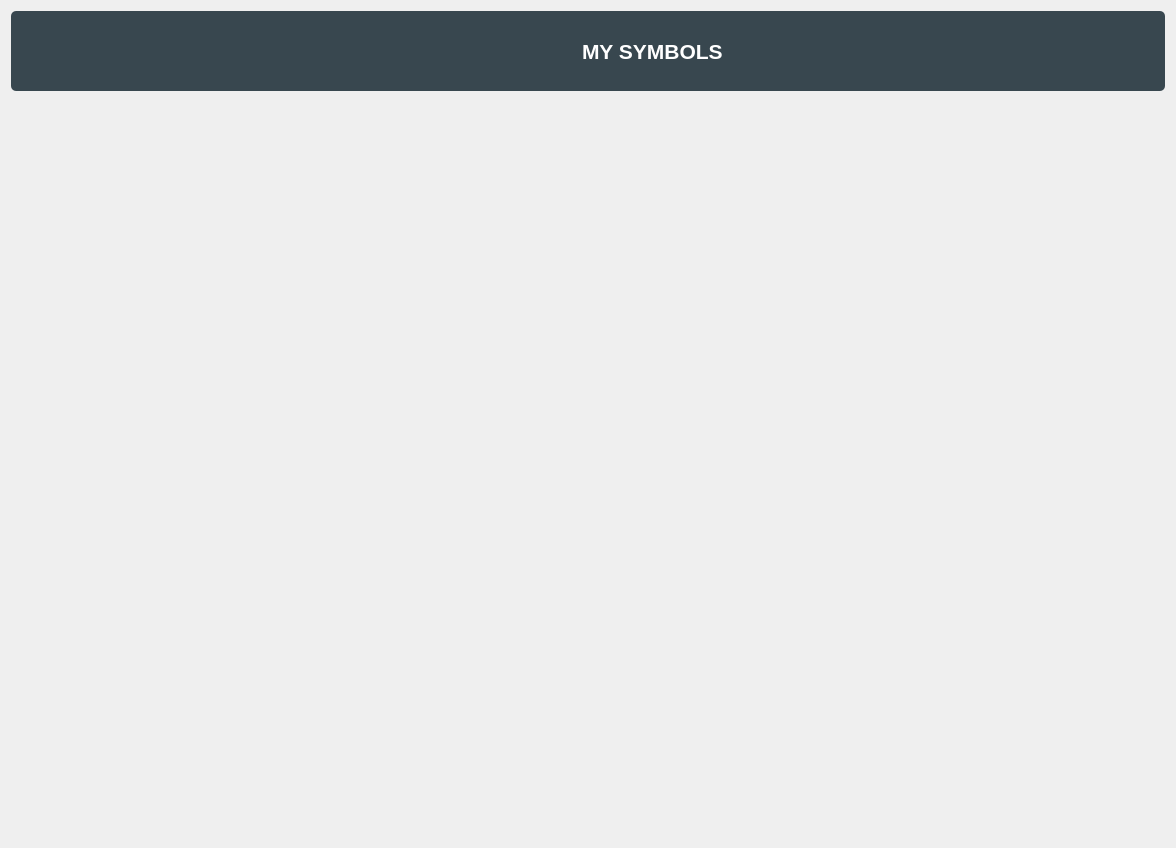
<?xml version="1.0" encoding="UTF-8"?>
<ui version="4.0">
 <class>Form</class>
 <widget class="QWidget" name="Form">
  <property name="geometry">
   <rect>
    <x>0</x>
    <y>0</y>
    <width>1176</width>
    <height>848</height>
   </rect>
  </property>
  <property name="windowTitle">
   <string>Form</string>
  </property>
  <property name="styleSheet">
   <string notr="true">
QMainWindow {
    background-color:#d4dbdf;
}
QPushButton, QToolButton, QCommandLinkButton{
    padding: 0 5px 0 5px;
    border-style: solid;
    border-top-color: qlineargradient(spread:pad, x1:0, y1:0, x2:0, y2:1, stop:0 #c1c9cf, stop:1 #d2d8dd);
    border-right-color: qlineargradient(spread:pad, x1:1, y1:0, x2:0, y2:0, stop:0 #c1c9cf, stop:1 #d2d8dd);
    border-bottom-color: qlineargradient(spread:pad, x1:0, y1:1, x2:0, y2:0, stop:0 #c1c9cf, stop:1 #d2d8dd);
    border-left-color: qlineargradient(spread:pad, x1:0, y1:0, x2:1, y2:0, stop:0 #c1c9cf, stop:1 #d2d8dd);
    border-width: 2px;
    border-radius: 8px;
    color: #616161;
    font-weight: bold;
    background-color: qlineargradient(spread:pad, x1:0.5, y1:0, x2:0.5, y2:1, stop:0 #fbfdfd, stop:0.5 #ffffff, stop:1 #fbfdfd);
}
QPushButton::default, QToolButton::default, QCommandLinkButton::default{
    border: 2px solid transparent;
    color: #FFFFFF;
    background-color: qlineargradient(spread:pad, x1:0.5, y1:0, x2:0.5, y2:1, stop:0 #84afe5, stop:1 #1168e4);
}
QPushButton:hover, QToolButton:hover, QCommandLinkButton:hover{
    color: #3d3d3d;
}
QPushButton:pressed, QToolButton:pressed, QCommandLinkButton:pressed{
    color: #aeaeae;
    background-color: qlineargradient(spread:pad, x1:0.5, y1:0, x2:0.5, y2:1, stop:0 #ffffff, stop:0.5 #fbfdfd, stop:1 #ffffff);
}
QPushButton:disabled, QToolButton:disabled, QCommandLinkButton:disabled{
    color: #616161;
    background-color: qlineargradient(spread:pad, x1:0.5, y1:0, x2:0.5, y2:1, stop:0 #dce7eb, stop:0.5 #e0e8eb, stop:1 #dee7ec);
}
QLineEdit, QTextEdit, QPlainTextEdit, QSpinBox, QDoubleSpinBox, QTimeEdit, QDateEdit, QDateTimeEdit {
    border-width: 2px;
    border-radius: 8px;
    border-style: solid;
    border-top-color: qlineargradient(spread:pad, x1:0.5, y1:1, x2:0.5, y2:0, stop:0 #c1c9cf, stop:1 #d2d8dd);
    border-right-color: qlineargradient(spread:pad, x1:0, y1:0, x2:1, y2:0, stop:0 #c1c9cf, stop:1 #d2d8dd);
    border-bottom-color: qlineargradient(spread:pad, x1:0.5, y1:0, x2:0.5, y2:1, stop:0 #c1c9cf, stop:1 #d2d8dd);
    border-left-color: qlineargradient(spread:pad, x1:1, y1:0, x2:0, y2:0, stop:0 #c1c9cf, stop:1 #d2d8dd);
    background-color: #f4f4f4;
    color: #3d3d3d;
}
QLineEdit:focus, QTextEdit:focus, QPlainTextEdit:focus, QSpinBox:focus, QDoubleSpinBox:focus, QTimeEdit:focus, QDateEdit:focus, QDateTimeEdit:focus {
    border-width: 2px;
    border-radius: 8px;
    border-style: solid;
    border-top-color: qlineargradient(spread:pad, x1:0.5, y1:1, x2:0.5, y2:0, stop:0 #85b7e3, stop:1 #9ec1db);
    border-right-color: qlineargradient(spread:pad, x1:0, y1:0, x2:1, y2:0, stop:0 #85b7e3, stop:1 #9ec1db);
    border-bottom-color: qlineargradient(spread:pad, x1:0.5, y1:0, x2:0.5, y2:1, stop:0 #85b7e3, stop:1 #9ec1db);
    border-left-color: qlineargradient(spread:pad, x1:1, y1:0, x2:0, y2:0, stop:0 #85b7e3, stop:1 #9ec1db);
    background-color: #f4f4f4;
    color: #3d3d3d;
}
QLineEdit:disabled, QTextEdit:disabled, QPlainTextEdit:disabled, QSpinBox:disabled, QDoubleSpinBox:disabled, QTimeEdit:disabled, QDateEdit:disabled, QDateTimeEdit:disabled {
    color: #b9b9b9;
}
QSpinBox::up-button, QDoubleSpinBox::up-button, QTimeEdit::up-button, QDateEdit::up-button, QDateTimeEdit::up-button {
    subcontrol-origin: padding;
    subcontrol-position: top right;
    width: 15px;
    color: #272727;
    border-left-width: 1px;
    border-left-color: darkgray;
    border-left-style: solid;
    border-top-right-radius: 3px;
    padding: 3px;
}
QSpinBox::down-button, QDoubleSpinBox::down-button, QTimeEdit::down-button, QDateEdit::down-button, QDateTimeEdit::down-button {
    subcontrol-origin: padding;
    subcontrol-position: bottom right;
    width: 15px;
    color: #272727;
    border-left-width: 1px;
    border-left-color: darkgray;
    border-left-style: solid;
    border-bottom-right-radius: 3px;
    padding: 3px;
}
QSpinBox::up-button:pressed, QDoubleSpinBox::up-button:pressed, QTimeEdit::up-button:pressed, QDateEdit::up-button:pressed, QDateTimeEdit::up-button:pressed {
    color: #aeaeae;
    background-color: qlineargradient(spread:pad, x1:0.5, y1:0, x2:0.5, y2:1, stop:0 #ffffff, stop:0.5 #fbfdfd, stop:1 #ffffff);
}
QSpinBox::down-button:pressed, QDoubleSpinBox::down-button:pressed, QTimeEdit::down-button:pressed, QDateEdit::down-button:pressed, QDateTimeEdit::down-button:pressed {
    color: #aeaeae;
    background-color: qlineargradient(spread:pad, x1:0.5, y1:0, x2:0.5, y2:1, stop:0 #ffffff, stop:0.5 #fbfdfd, stop:1 #ffffff);
}
QSpinBox::up-button:hover, QDoubleSpinBox::up-button:hover, QTimeEdit::up-button:hover, QDateEdit::up-button:hover, QDateTimeEdit::up-button:hover {
    color: #FFFFFF;
    border-top-right-radius: 5px;
    background-color: qlineargradient(spread:pad, x1:0.5, y1:0, x2:0.5, y2:1, stop:0 #84afe5, stop:1 #1168e4);
    
}
QSpinBox::down-button:hover, QDoubleSpinBox::down-button:hover, QTimeEdit::down-button:hover, QDateEdit::down-button:hover, QDateTimeEdit::down-button:hover {
    color: #FFFFFF;
    border-bottom-right-radius: 5px;
    background-color: qlineargradient(spread:pad, x1:0.5, y1:0, x2:0.5, y2:1, stop:0 #84afe5, stop:1 #1168e4);
}
QSpinBox::up-arrow, QDoubleSpinBox::up-arrow, QTimeEdit::up-arrow, QDateEdit::up-arrow, QDateTimeEdit::up-arrow {
    image: url(/usr/share/icons/Adwaita/16x16/actions/go-up-symbolic.symbolic.png);
}
QSpinBox::down-arrow, QDoubleSpinBox::down-arrow, QTimeEdit::down-arrow, QDateEdit::down-arrow, QDateTimeEdit::down-arrow {
    image: url(/usr/share/icons/Adwaita/16x16/actions/go-down-symbolic.symbolic.png);
}
QProgressBar {
    max-height: 8px;
    text-align: center;
    font: italic bold 11px;
    color: #3d3d3d;
    border: 1px solid transparent;
    border-radius:4px;
    background-color: qlineargradient(spread:pad, x1:0, y1:0, x2:0, y2:1, stop:0 #ddd5d5, stop:0.5 #dad3d3, stop:1 #ddd5d5);
}
QProgressBar::chunk {
    background-color: qlineargradient(spread:pad, x1:0, y1:0, x2:0, y2:1, stop:0 #467dd1, stop:0.5 #3b88fc, stop:1 #467dd1);
    border-radius: 4px;
}
QProgressBar:disabled {
    color: #616161;
}
QProgressBar::chunk:disabled {
    background-color: #aeaeae;
}
QSlider::groove {
    border: 1px solid #bbbbbb;
    background-color: #52595d;
    border-radius: 4px;
}
QSlider::groove:horizontal {
    height: 6px;
}
QSlider::groove:vertical {
    width: 6px;
}
QSlider::handle:horizontal {
    background: #ffffff;
    border-style: solid;
    border-width: 1px;
    border-color: rgb(207,207,207);
    width: 12px;
    margin: -5px 0;
    border-radius: 7px;
}
QSlider::handle:vertical {
    background: #ffffff;
    border-style: solid;
    border-width: 1px;
    border-color: rgb(207,207,207);
    height: 12px;
    margin: 0 -5px;
    border-radius: 7px;
}
QSlider::add-page, QSlider::sub-page {
    border: 1px transparent;
    background-color: #52595d;
    border-radius: 4px;
}
QSlider::add-page:horizontal {
    background: qlineargradient(spread:pad, x1:0, y1:0, x2:0, y2:1, stop:0 #ddd5d5, stop:0.5 #dad3d3, stop:1 #ddd5d5);
}
QSlider::sub-page:horizontal {
    background-color: qlineargradient(spread:pad, x1:0, y1:0, x2:1, y2:0, stop:0 #467dd1, stop:0.5 #3b88fc, stop:1 #467dd1);
}
QSlider::add-page:vertical {
    background-color: qlineargradient(spread:pad, x1:0, y1:0, x2:0, y2:1, stop:0 #467dd1, stop:0.5 #3b88fc, stop:1 #467dd1);
}
QSlider::sub-page:vertical {
    background: qlineargradient(spread:pad, x1:0, y1:0, x2:1, y2:0, stop:0 #ddd5d5, stop:0.5 #dad3d3, stop:1 #ddd5d5);
}
QSlider::add-page:horizontal:disabled, QSlider::sub-page:horizontal:disabled, QSlider::add-page:vertical:disabled, QSlider::sub-page:vertical:disabled {
    background: #b9b9b9;
}
QComboBox, QFontComboBox {
    border-width: 2px;
    border-radius: 8px;
    border-style: solid;
    border-top-color: qlineargradient(spread:pad, x1:0.5, y1:1, x2:0.5, y2:0, stop:0 #c1c9cf, stop:1 #d2d8dd);
    border-right-color: qlineargradient(spread:pad, x1:0, y1:0, x2:1, y2:0, stop:0 #c1c9cf, stop:1 #d2d8dd);
    border-bottom-color: qlineargradient(spread:pad, x1:0.5, y1:0, x2:0.5, y2:1, stop:0 #c1c9cf, stop:1 #d2d8dd);
    border-left-color: qlineargradient(spread:pad, x1:1, y1:0, x2:0, y2:0, stop:0 #c1c9cf, stop:1 #d2d8dd);
    background-color: #f4f4f4;
    color: #272727;
    padding-left: 5px;
}
QComboBox:editable, QComboBox:!editable, QComboBox::drop-down:editable, QComboBox:!editable:on, QComboBox::drop-down:editable:on {
    background: #ffff;
}
QComboBox::drop-down {
    subcontrol-origin: padding;
    subcontrol-position: top right;
    width: 15px;
    color: #272727;
    border-left-width: 1px;
    border-left-color: darkgray;
    border-left-style: solid;
    border-top-right-radius: 3px;
    border-bottom-right-radius: 3px;
}
QComboBox::down-arrow {
    image: url(/usr/share/icons/Adwaita/16x16/actions/go-down-symbolic.symbolic.png); /*Adawaita icon thene*/
}

QComboBox::down-arrow:on {
    top: 1px;
    left: 1px;
}
QComboBox QAbstractItemView {
    border: 1px solid darkgray;
    border-radius: 8px;
    selection-background-color: #dadada;
    selection-color: #272727;
    color: #272727;
    background: white;
}
QLabel, QCheckBox, QRadioButton {
    color: #272727;
}
QCheckBox {
    padding: 2px;
}
QCheckBox:disabled, QRadioButton:disabled {
    color: #808086;
    padding: 2px;
}

QCheckBox:hover {
    border-radius:4px;
    border-style:solid;
    padding-left: 1px;
    padding-right: 1px;
    padding-bottom: 1px;
    padding-top: 1px;
    border-width:1px;
    border-color: transparent;
}
QCheckBox::indicator:checked {
    image: url(/usr/share/icons/Adwaita/16x16/actions/object-select-symbolic.symbolic.png);
    height: 15px;
    width: 15px;
    border-style:solid;
    border-width: 1px;
    border-color: #48a5fd;
    color: #ffffff;
    border-radius: 3px;
    background-color: qlineargradient(spread:pad, x1:0, y1:0, x2:0, y2:1, stop:0 #48a5fd, stop:0.5 #329cfb, stop:1 #48a5fd);
}
QCheckBox::indicator:unchecked {
    
    height: 15px;
    width: 15px;
    border-style:solid;
    border-width: 1px;
    border-color: #48a5fd;
    border-radius: 3px;
    background-color: #fbfdfa;
}
QLCDNumber {
    color: #616161;;
}
QMenuBar {
    background-color: #ececec;
}
QMenuBar::item {
    color: #616161;
    spacing: 3px;
    padding: 1px 4px;
    background-color: #ececec;
}

QMenuBar::item:selected {
    background-color: #dadada;
    color: #3d3d3d;
}
QMenu {
    background-color: #ececec;
}
QMenu::item:selected {
    background-color: #dadada;
    color: #3d3d3d;
}
QMenu::item {
    color: #616161;;
    background-color: #e0e0e0;
}
QTabWidget {
    color:rgb(0,0,0);
    background-color:#000000;
}
QTabWidget::pane {
    border-color: #050a0e;
    background-color: #e0e0e0;
    border-width: 1px;
    border-radius: 4px;
    position: absolute;
    top: -0.5em;
    padding-top: 0.5em;
}

QTabWidget::tab-bar {
    alignment: center;
}

QTabBar::tab {
    border-bottom: 1px solid #c0c0c0;
    padding: 3px;
    color: #272727;
    background-color: #fefefc;
    margin-left:0px;
}
QTabBar::tab:!last {
    border-right: 1px solid;
    border-right-color: #c0c0c0;
    border-bottom-color: #c0c0c0;
}
QTabBar::tab:first {
    border-top-left-radius: 4px;
    border-bottom-left-radius: 4px;
}
QTabBar::tab:last {
    border-top-right-radius: 4px;
    border-bottom-right-radius: 4px;
}
QTabBar::tab:selected, QTabBar::tab:last:selected, QTabBar::tab:hover {
    color: #FFFFFF;
    background-color: qlineargradient(spread:pad, x1:0.5, y1:0, x2:0.5, y2:1, stop:0 #84afe5, stop:1 #1168e4);
}
QRadioButton::indicator {
    height: 14px;
    width: 14px;
    border-style:solid;
    border-radius:7px;
    border-width: 1px;
}
QRadioButton::indicator:checked {
    border-color: #48a5fd;
    background-color: qradialgradient(cx:0.5, cy:0.5, radius:0.4,fx:0.5, fy:0.5, stop:0 #ffffff, stop:0.5 #ffffff, stop:0.6 #48a5fd, stop:1 #48a5fd);
}
QRadioButton::indicator:!checked {
    border-color: #a9b7c6;
    background-color: #fbfdfa;
}
QStatusBar {
    color:#027f7f;
}

QDial {
    background: #16a085;
}

QToolBox {
    color: #a9b7c6;
    background-color: #222b2e;
}
QToolBox::tab {
    color: #a9b7c6;
    background-color:#222b2e;
}
QToolBox::tab:selected {
    color: #FFFFFF;
    background-color:#222b2e;
}
QScrollArea {
    color: #FFFFFF;
    background-color:#222b2e;
}

QScrollBar:horizontal {
	max-height: 10px;
	border: 1px transparent grey;
	margin: 0px 20px 0px 20px;
	background: transparent;
}
QScrollBar:vertical {
	max-width: 10px;
	border: 1px transparent grey;
	margin: 20px 0px 20px 0px;
	background: transparent;
}
QScrollBar::handle:vertical, QScrollBar::handle:horizontal {
	background: #52595d;
	border-style: transparent;
	border-radius: 4px;
	min-height: 25px;
}
QScrollBar::handle:horizontal:hover, QScrollBar::handle:vertical:hover {
	background: qlineargradient(spread:pad, x1:0, y1:0, x2:1, y2:0, stop:0 #467dd1, stop:0.5 #3b88fc, stop:1 #467dd1);
}
QScrollBar::add-line, QScrollBar::sub-line {
    border: 2px transparent grey;
    border-radius: 4px;
    subcontrol-origin: margin;
    background: #b9b9b9;
}
QScrollBar::add-line:horizontal {
    width: 20px;
    subcontrol-position: right;
}
QScrollBar::add-line:vertical {
    height: 20px;
    subcontrol-position: bottom;
}
QScrollBar::sub-line:horizontal {
    width: 20px;
    subcontrol-position: left;
}
QScrollBar::sub-line:vertical {
    height: 20px;
    subcontrol-position: top;
}
QScrollBar::add-line:vertical:pressed, QScrollBar::add-line:horizontal:pressed, QScrollBar::sub-line:horizontal:pressed, QScrollBar::sub-line:vertical:pressed {
    background: qlineargradient(spread:pad, x1:0, y1:0, x2:1, y2:0, stop:0 #467dd1, stop:0.5 #3b88fc, stop:1 #467dd1);
}
QScrollBar::add-page:horizontal, QScrollBar::sub-page:horizontal, QScrollBar::add-page:vertical, QScrollBar::sub-page:vertical {
    background: none;
}
QScrollBar::up-arrow:vertical {
    image: url(/usr/share/icons/Adwaita/16x16/actions/go-up-symbolic.symbolic.png);
}
QScrollBar::down-arrow:vertical {
    image: url(/usr/share/icons/Adwaita/16x16/actions/go-down-symbolic.symbolic.png);
}
QScrollBar::left-arrow:horizontal {
    image: url(/usr/share/icons/Adwaita/16x16/actions/go-previous-symbolic.symbolic.png);
}
QScrollBar::right-arrow:horizontal {
    image: url(/usr/share/icons/Adwaita/16x16/actions/go-next-symbolic.symbolic.png);
}</string>
  </property>
  <layout class="QGridLayout" name="gridLayout_2">
   <item row="0" column="0" colspan="3">
    <widget class="QFrame" name="frame_2">
     <property name="minimumSize">
      <size>
       <width>0</width>
       <height>80</height>
      </size>
     </property>
     <property name="maximumSize">
      <size>
       <width>16777215</width>
       <height>80</height>
      </size>
     </property>
     <property name="styleSheet">
      <string notr="true">background-color: #38474f;
border-radius:5% 5%;</string>
     </property>
     <property name="frameShape">
      <enum>QFrame::StyledPanel</enum>
     </property>
     <property name="frameShadow">
      <enum>QFrame::Raised</enum>
     </property>
     <layout class="QGridLayout" name="gridLayout_5">
      <item row="0" column="3">
       <widget class="QLabel" name="label">
        <property name="font">
         <font>
          <family>Ubuntu</family>
          <pointsize>16</pointsize>
          <weight>75</weight>
          <bold>true</bold>
         </font>
        </property>
        <property name="styleSheet">
         <string notr="true">color: rgb(255, 255, 255);</string>
        </property>
        <property name="text">
         <string>MY SYMBOLS</string>
        </property>
       </widget>
      </item>
      <item row="0" column="2">
       <spacer name="horizontalSpacer_3">
        <property name="orientation">
         <enum>Qt::Horizontal</enum>
        </property>
        <property name="sizeHint" stdset="0">
         <size>
          <width>40</width>
          <height>20</height>
         </size>
        </property>
       </spacer>
      </item>
      <item row="0" column="0">
       <widget class="QPushButton" name="back_btn">
        <property name="styleSheet">
         <string notr="true">border-color: rgb(255, 255, 255,0);</string>
        </property>
        <property name="text">
         <string/>
        </property>
        <property name="icon">
         <iconset resource="app_resources.qrc">
          <normaloff>:/icons/icons/icons8-back-50.png</normaloff>:/icons/icons/icons8-back-50.png</iconset>
        </property>
        <property name="iconSize">
         <size>
          <width>40</width>
          <height>40</height>
         </size>
        </property>
       </widget>
      </item>
      <item row="0" column="4">
       <spacer name="horizontalSpacer">
        <property name="orientation">
         <enum>Qt::Horizontal</enum>
        </property>
        <property name="sizeHint" stdset="0">
         <size>
          <width>40</width>
          <height>20</height>
         </size>
        </property>
       </spacer>
      </item>
      <item row="0" column="1">
       <widget class="QPushButton" name="pushButton_6905">
        <property name="minimumSize">
         <size>
          <width>70</width>
          <height>70</height>
         </size>
        </property>
        <property name="maximumSize">
         <size>
          <width>70</width>
          <height>70</height>
         </size>
        </property>
        <property name="styleSheet">
         <string notr="true">background-color: rgb(255, 255, 255,0);

border-color: rgb(255, 255, 255,0);</string>
        </property>
        <property name="text">
         <string/>
        </property>
        <property name="icon">
         <iconset resource="app_resources.qrc">
          <normaloff>:/icons/icons/7069717.png</normaloff>:/icons/icons/7069717.png</iconset>
        </property>
        <property name="iconSize">
         <size>
          <width>70</width>
          <height>70</height>
         </size>
        </property>
       </widget>
      </item>
     </layout>
    </widget>
   </item>
   <item row="1" column="1">
    <spacer name="verticalSpacer">
     <property name="orientation">
      <enum>Qt::Vertical</enum>
     </property>
     <property name="sizeType">
      <enum>QSizePolicy::Preferred</enum>
     </property>
     <property name="sizeHint" stdset="0">
      <size>
       <width>20</width>
       <height>40</height>
      </size>
     </property>
    </spacer>
   </item>
   <item row="2" column="2">
    <spacer name="horizontalSpacer_4">
     <property name="orientation">
      <enum>Qt::Horizontal</enum>
     </property>
     <property name="sizeType">
      <enum>QSizePolicy::Preferred</enum>
     </property>
     <property name="sizeHint" stdset="0">
      <size>
       <width>40</width>
       <height>20</height>
      </size>
     </property>
    </spacer>
   </item>
   <item row="2" column="0">
    <spacer name="horizontalSpacer_2">
     <property name="orientation">
      <enum>Qt::Horizontal</enum>
     </property>
     <property name="sizeType">
      <enum>QSizePolicy::Preferred</enum>
     </property>
     <property name="sizeHint" stdset="0">
      <size>
       <width>40</width>
       <height>20</height>
      </size>
     </property>
    </spacer>
   </item>
   <item row="3" column="1">
    <spacer name="verticalSpacer_2">
     <property name="orientation">
      <enum>Qt::Vertical</enum>
     </property>
     <property name="sizeType">
      <enum>QSizePolicy::Preferred</enum>
     </property>
     <property name="sizeHint" stdset="0">
      <size>
       <width>20</width>
       <height>40</height>
      </size>
     </property>
    </spacer>
   </item>
   <item row="2" column="1">
    <widget class="QScrollArea" name="scrollArea">
     <property name="minimumSize">
      <size>
       <width>840</width>
       <height>0</height>
      </size>
     </property>
     <property name="styleSheet">
      <string notr="true">background-color: rgb(255, 255, 255,0);
border-radius:10% 10%;
border-color: rgb(255, 255, 255,0);</string>
     </property>
     <property name="widgetResizable">
      <bool>true</bool>
     </property>
     <widget class="QWidget" name="scrollAreaWidgetContents">
      <property name="geometry">
       <rect>
        <x>0</x>
        <y>0</y>
        <width>1066</width>
        <height>652</height>
       </rect>
      </property>
      <layout class="QGridLayout" name="gridLayout_4"/>
     </widget>
    </widget>
   </item>
  </layout>
 </widget>
 <resources>
  <include location="app_resources.qrc"/>
 </resources>
 <connections/>
</ui>
